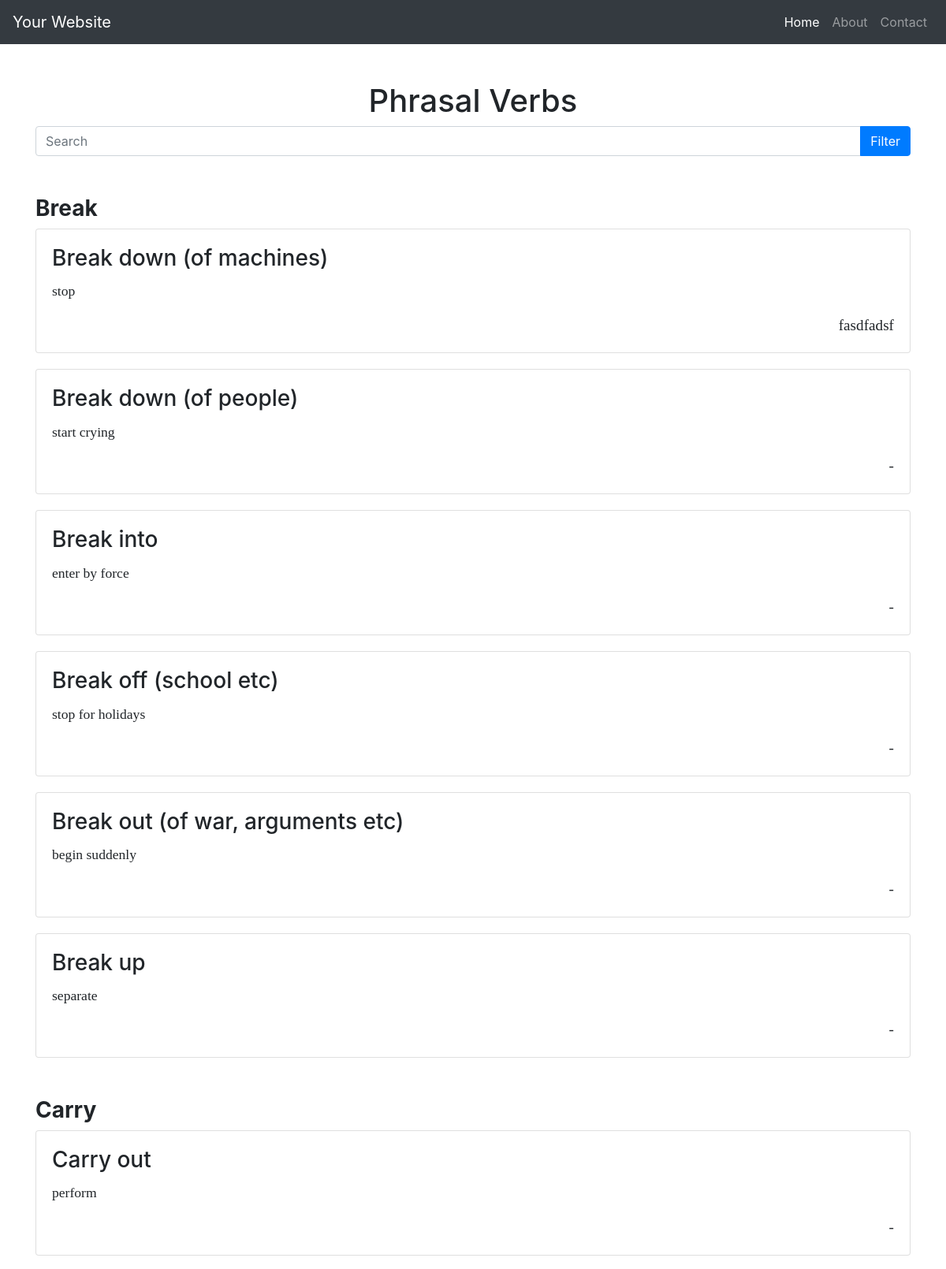
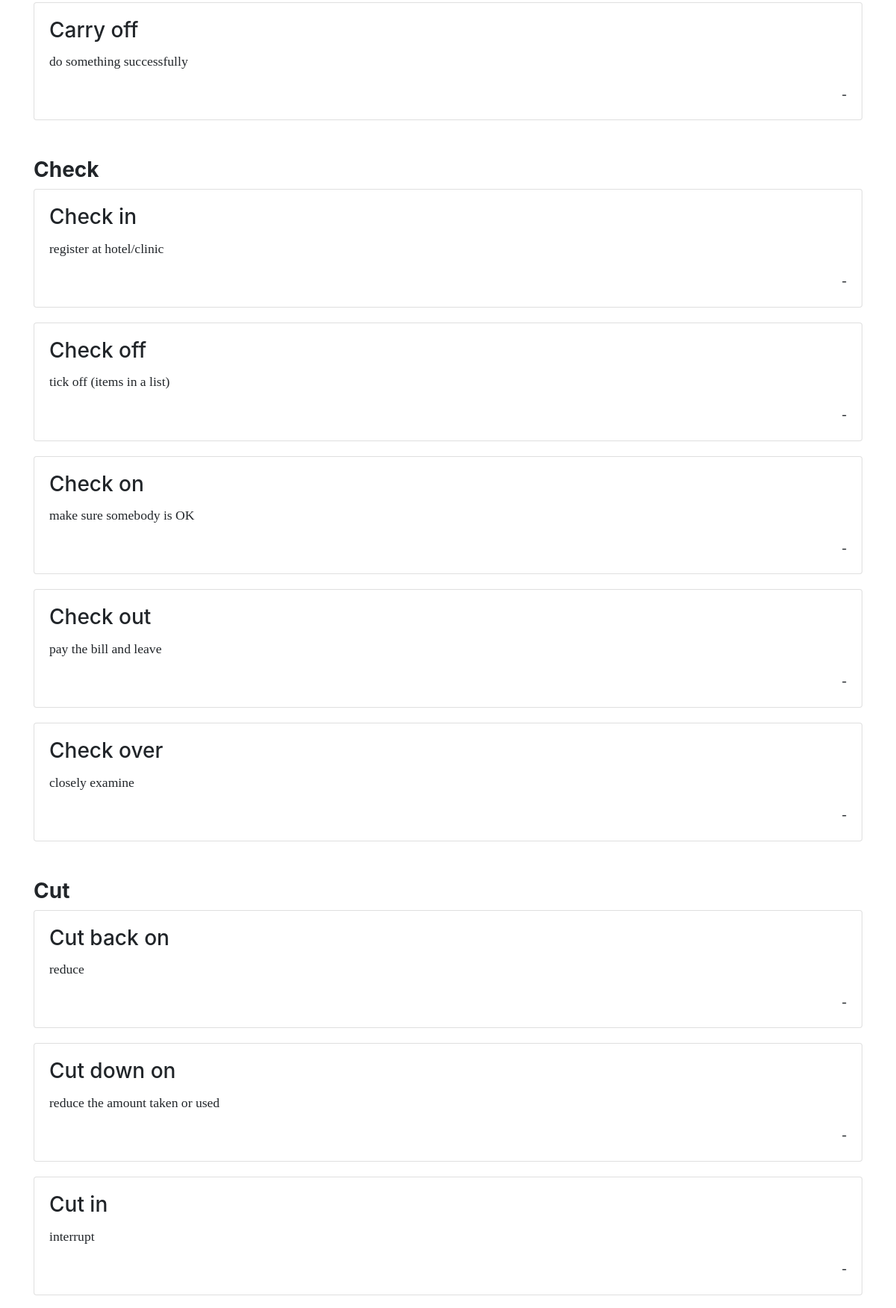
The app's page /src/phrasal_verbs/ (upper part) with its own data (2 pictures, top to bottom).
### src/models.py (models this page shows, shortened)
class PhrasalVerbs(models.Model):
    phrasal_verb = models.CharField(max_length=60)
    description = models.CharField(max_length=160)
    example = models.CharField(max_length=140, null=True)

### src/views.py (the view)
# urls.py: path('phrasal_verbs/', views.PhrasalVerbsView.as_view(), name='phrasalverbs_list'),
class PhrasalVerbsView(ListView):
    model = PhrasalVerbs
    template_name = 'phrasal_verbs.html'
    context_object_name = 'verbs'
    group_by = {start.phrasal_verb.split(' ')[0] for start in PhrasalVerbs.objects.all()}
    def get_context_data(self, **kwargs):
        context = super().get_context_data(**kwargs)
        search = self.request.GET.get('search', '')
        data = {}
        if search:
            queryset = PhrasalVerbs.objects.all()
            queryset = queryset.filter(
                Q(phrasal_verb__icontains=search)
            )
            context['search'] = queryset
        else:
            for start in sorted(self.group_by):
                queryset = PhrasalVerbs.objects.filter(phrasal_verb__istartswith=start)
                data[start] = queryset
            context['verbs_dict'] = data
        return context

### templates/phrasal_verbs.html (shortened to what this page needs)
{% extends 'base.html' %}
{% block content %}
    <div class="container mt-5 text-center" >
        <h1 margin-bottom = "20px">Phrasal Verbs</h1>
    </div>
<div class="pv">
    <form method="get">
        <div class="input-group mb-3">
            <input type="text" class="form-control" placeholder="Search" name="search"
                   value="{{ request.GET.search }}">
            <div class="input-group-append">
                <button class="btn btn-primary" type="submit">Filter</button>
            </div>
        </div>
    </form>
{% for start, objects in verbs_dict.items %}
  <h3 style="font-weight: 700; margin-top: 50px;">{{ start.capitalize }}</h3>
  {% for verb in objects %}
    {% include 'card_template.html' with verb=verb %}
  {% endfor %}
{% endfor %}
</div>
{% endblock %}

### templates/base.html (shortened to what this page needs)
<!DOCTYPE html>
<html lang="en">
<head>
    <link href="https://stackpath.bootstrapcdn.com/bootstrap/4.5.2/css/bootstrap.min.css" rel="stylesheet">
</head>
<body>
    <nav class="navbar navbar-expand-lg navbar-dark bg-dark">
        <a class="navbar-brand" href="{% url 'home' %}">Your Website</a>
        <div class="collapse navbar-collapse" id="navbarNav">
            <ul class="navbar-nav ml-auto">
                <li class="nav-item active">
                    <a class="nav-link" href="#">Home <span class="sr-only">(current)</span></a>
                </li>
                <li class="nav-item">
                    <a class="nav-link" href="#">About</a>
                </li>
                <li class="nav-item">
                    <a class="nav-link" href="#">Contact</a>
                </li>
            </ul>
        </div>
    </nav>
<div class="container mt-5 ">
    {% block content %}
    {% endblock content %}
</div>
</body>
</html>

### templates/card_template.html
<div margin-top='2110px' display='inline-block' class="card" style="width: 100%; margin-bottom: 20px;">
  <div class="card-body">
    <h3 class="card-title">{{ verb.phrasal_verb.capitalize }}</h3>
    <p style="font-size:1.1rem; font-family: 'Muller Regular' " class="card-text">{{ verb.description }}</p>
    <p style="font-size: 1.2rem; text-align: right; font-family: 'Muller Medium Italic'" class="card-text">{{ verb.example }}</p>
  </div>
</div>

### records on screen
PhrasalVerbs: phrasal_verb "Break down (of machines)", description "stop", example "fasdfadsf"
PhrasalVerbs: phrasal_verb "Break down (of people)", description "start crying", example "-"
PhrasalVerbs: phrasal_verb "Break into", description "enter by force", example "-"
PhrasalVerbs: phrasal_verb "Break off (school etc)", description "stop for holidays", example "-"
PhrasalVerbs: phrasal_verb "Break out (of war, arguments etc)", description "begin suddenly", example "-"
PhrasalVerbs: phrasal_verb "Break up", description "separate", example "-"
PhrasalVerbs: phrasal_verb "Carry out", description "perform", example "-"
PhrasalVerbs: phrasal_verb "Carry off", description "do something successfully", example "-"
PhrasalVerbs: phrasal_verb "Check in", description "register at hotel/clinic", example "-"
PhrasalVerbs: phrasal_verb "Check off", description "tick off (items in a list)", example "-"
PhrasalVerbs: phrasal_verb "Check on", description "make sure somebody is OK", example "-"
PhrasalVerbs: phrasal_verb "Check out", description "pay the bill and leave", example "-"
PhrasalVerbs: phrasal_verb "Check over", description "closely examine", example "-"
PhrasalVerbs: phrasal_verb "Cut back on", description "reduce", example "-"
PhrasalVerbs: phrasal_verb "Cut down on", description "reduce the amount taken or used", example "-"
PhrasalVerbs: phrasal_verb "Cut in", description "interrupt", example "-"

### other values on screen
{{ start.capitalize }} "Break" "Carry" "Check" "Cut"
